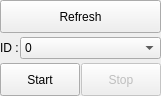
<?xml version="1.0" encoding="UTF-8"?>
<ui version="4.0">
 <class>CVUSBCameraEmbeddedWidget</class>
 <widget class="QWidget" name="CVUSBCameraEmbeddedWidget">
  <property name="geometry">
   <rect>
    <x>0</x>
    <y>0</y>
    <width>121</width>
    <height>96</height>
   </rect>
  </property>
  <property name="windowTitle">
   <string>Form</string>
  </property>
  <layout class="QVBoxLayout" name="verticalLayout">
   <property name="spacing">
    <number>4</number>
   </property>
   <property name="leftMargin">
    <number>0</number>
   </property>
   <property name="topMargin">
    <number>0</number>
   </property>
   <property name="rightMargin">
    <number>0</number>
   </property>
   <property name="bottomMargin">
    <number>0</number>
   </property>
   <item>
    <widget class="QPushButton" name="mpRefreshButton">
     <property name="sizePolicy">
      <sizepolicy hsizetype="Minimum" vsizetype="MinimumExpanding">
       <horstretch>0</horstretch>
       <verstretch>0</verstretch>
      </sizepolicy>
     </property>
     <property name="toolTip">
      <string>Re-scan cameras and resolutions</string>
     </property>
     <property name="text">
      <string>Refresh</string>
     </property>
    </widget>
   </item>
   <item>
    <layout class="QHBoxLayout" name="horizontalLayout">
     <property name="spacing">
      <number>1</number>
     </property>
     <item>
      <widget class="QLabel" name="label">
       <property name="text">
        <string>ID :</string>
       </property>
      </widget>
     </item>
     <item>
      <widget class="QComboBox" name="mpCameraIDComboBox">
       <property name="sizePolicy">
        <sizepolicy hsizetype="Expanding" vsizetype="Fixed">
         <horstretch>0</horstretch>
         <verstretch>0</verstretch>
        </sizepolicy>
       </property>
       <item>
        <property name="text">
         <string>0</string>
        </property>
       </item>
       <item>
        <property name="text">
         <string>1</string>
        </property>
       </item>
       <item>
        <property name="text">
         <string>2</string>
        </property>
       </item>
       <item>
        <property name="text">
         <string>3</string>
        </property>
       </item>
       <item>
        <property name="text">
         <string>4</string>
        </property>
       </item>
      </widget>
     </item>
    </layout>
   </item>
   <item>
    <layout class="QHBoxLayout" name="horizontalLayout_2">
     <property name="spacing">
      <number>1</number>
     </property>
     <item>
      <widget class="QPushButton" name="mpStartButton">
       <property name="sizePolicy">
        <sizepolicy hsizetype="Minimum" vsizetype="MinimumExpanding">
         <horstretch>0</horstretch>
         <verstretch>0</verstretch>
        </sizepolicy>
       </property>
       <property name="text">
        <string>Start</string>
       </property>
      </widget>
     </item>
     <item>
      <widget class="QPushButton" name="mpStopButton">
       <property name="enabled">
        <bool>false</bool>
       </property>
       <property name="sizePolicy">
        <sizepolicy hsizetype="Minimum" vsizetype="MinimumExpanding">
         <horstretch>0</horstretch>
         <verstretch>0</verstretch>
        </sizepolicy>
       </property>
       <property name="text">
        <string>Stop</string>
       </property>
      </widget>
     </item>
    </layout>
   </item>
  </layout>
 </widget>
 <resources/>
 <connections/>
</ui>
